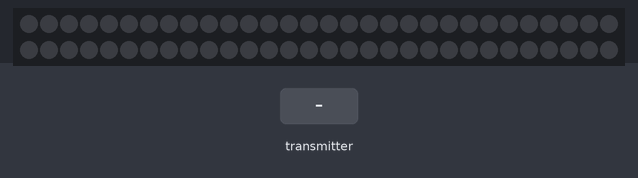
Recording of a sketch running on a simulated ESP8266 (NodeMCU). Shown: 60 RGB LEDs in strip order, left to right, continuing on the next row. The inputs (shaded band) are chosen by the test bench. The strip is taken to match the declared colour order.

Above: at 2.2 s.
2.3 s: the transmitter starts sending brt = 1023
At 3.5 s:
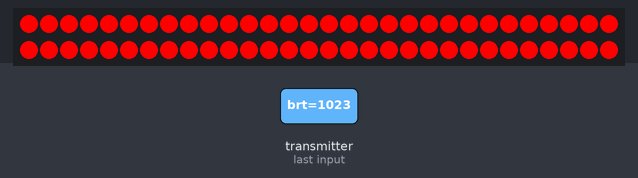
3.8 s: the transmitter starts sending currentmode = 1
At 4.8 s:
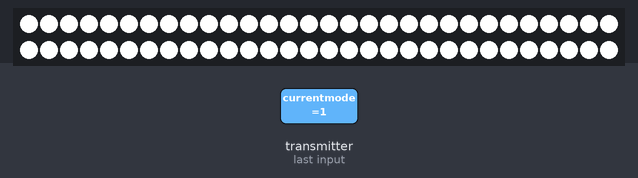
5.3 s: the transmitter starts sending currentmode = 0
At 5.9 s:
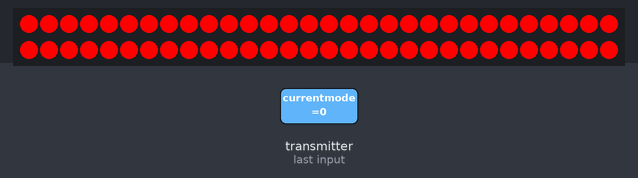
6.8 s: the transmitter starts sending hue = 256
8.3 s: the transmitter starts sending hue = 512
9.8 s: the transmitter starts sending brt = 0
At 10.5 s:
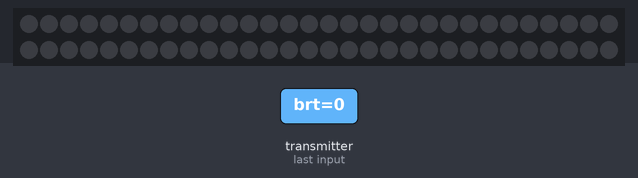
Timing chart, 0 to 12.3 s (numbered marks = the images above; inputs shaded):
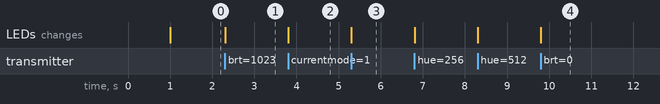

Measured:
- after the input at 2.3 s, the LEDs: change at once (image 1)
- after the input at 3.8 s, the LEDs: change at once (image 2)
- after the input at 5.3 s, the LEDs: change at once (image 3)
- after the input at 9.8 s, the LEDs: change at once (image 4)

The sketch:

Receiver.ino
```cpp
//Receiver for the smart RGB lamp controlled via ESP NOW
//Developed by Maxim Bortnikov
//For more information and for the schematics please visit
//https://github.com/Northstrix/Smart-RGB-lamp-controlled-via-ESP-NOW
#include <ESP8266WiFi.h>
#include <espnow.h>
#include<Adafruit_NeoPixel.h>
#define LED_PIN 2 // WS2812 data pin
#define LED_COUNT 60 // Number of LEDs
Adafruit_NeoPixel strip(LED_COUNT, LED_PIN, NEO_RGB + NEO_KHZ800);
int sat = 255;
typedef struct struct_message {
  int hue;
  int brt;
  int currentmode;
} struct_message;

// Create a struct_message called package
struct_message package;

// Callback function that will be executed when data is received
void OnDataRecv(uint8_t * mac, uint8_t *incomingData, uint8_t len) {
  memcpy(&package, incomingData, sizeof(package));
  int br = package.brt;
  int hue = package.hue;
  int c = package.currentmode;

  if (c == 0){
  uint32_t stcolor = strip.ColorHSV(hue, sat, br);
  strip.fill(stcolor);
  strip.show();
  }

  if (c == 1){
  strip.setBrightness(br);
  uint32_t color = strip.Color(255, 255, 255);
  strip.fill(color, 0, LED_COUNT);
  strip.show();
  }

  if (c == 2){
  strip.setBrightness(255);
  uint32_t color = strip.Color(255, 255, 255);
  strip.fill(color, 0, LED_COUNT);
  strip.show();
  }
}

void setup() {
  // Initialize Serial Monitor
  Serial.begin(115200);
  delay(1000);
  strip.begin();
  strip.show();

  // Set device as a Wi-Fi Station
  WiFi.mode(WIFI_STA);

  // Init ESP-NOW
  if (esp_now_init() != 0) {
    Serial.println("Error initializing ESP-NOW");
    return;
  }

  esp_now_set_self_role(ESP_NOW_ROLE_SLAVE);
  esp_now_register_recv_cb(OnDataRecv);
}

void loop() {

}
```
